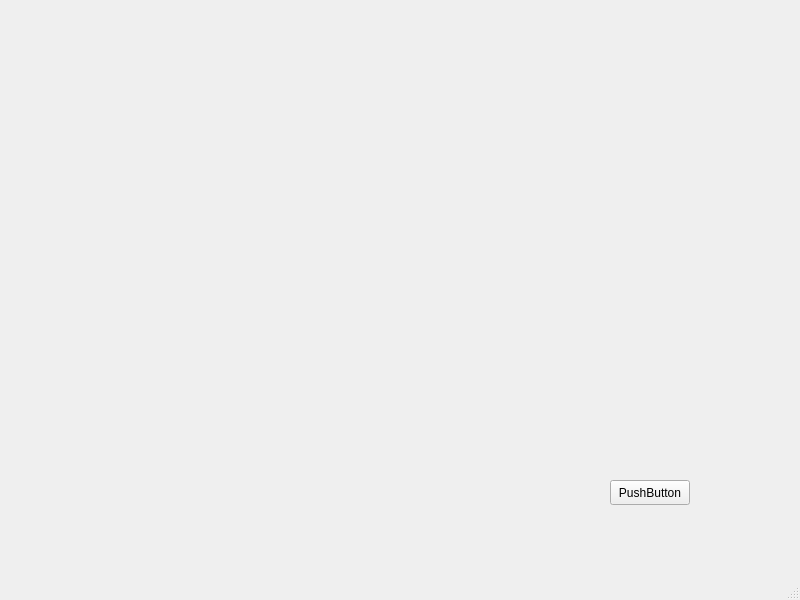
<?xml version="1.0" encoding="UTF-8"?>
<ui version="4.0">
 <class>MainWindow</class>
 <widget class="QMainWindow" name="MainWindow">
  <property name="geometry">
   <rect>
    <x>0</x>
    <y>0</y>
    <width>800</width>
    <height>600</height>
   </rect>
  </property>
  <property name="windowTitle">
   <string>MainWindow</string>
  </property>
  <widget class="QWidget" name="centralwidget">
   <widget class="QPushButton" name="pushButton">
    <property name="geometry">
     <rect>
      <x>610</x>
      <y>480</y>
      <width>80</width>
      <height>25</height>
     </rect>
    </property>
    <property name="text">
     <string>PushButton</string>
    </property>
   </widget>
  </widget>
  <widget class="QMenuBar" name="menubar">
   <property name="geometry">
    <rect>
     <x>0</x>
     <y>0</y>
     <width>800</width>
     <height>22</height>
    </rect>
   </property>
  </widget>
  <widget class="QStatusBar" name="statusbar"/>
 </widget>
 <resources/>
 <connections/>
</ui>
